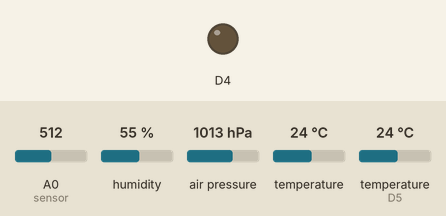
A sketch run on a simulated ESP8266 (NodeMCU). Parts: output pins drawn as LEDs (lit = HIGH). The test bench sets the inputs (shaded band); at power-on: A0 (sensor) = 512, humidity 55 %, air pressure 1013 hPa, temperature 24 °C, temperature (sensor on D5) 24 °C. WiFi joins after 1.5 s; servers stay silent unless stated; what the sketch prints to the serial monitor is not drawn.

Above: at 2.0 s.
At 11.1 s:
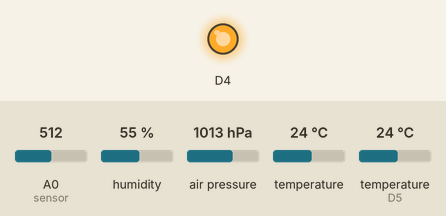
Timing chart, 0 to 25.4 s (numbered marks = the images above):
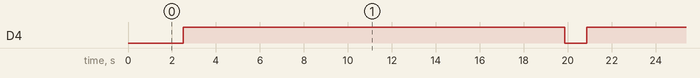

The sketch:

IoT_Real_Time_Weather_Monitoring_System.ino
```cpp
#include <ESP8266WiFi.h>
#include <SFE_BMP180.h>
#include <ThingSpeak.h>
#include <WiFiClient.h>
#include <Wire.h>
#include "DHT.h"

#define DHTPIN D5
#define DHTTYPE DHT11
DHT dht(DHTPIN, DHTTYPE);
SFE_BMP180 bmp;
double T, P;
char status;
const char* ssid = "wifipcg";           // replace with your wifi ssid and wpa2 key
const char* password = "hello123";
const char* server = "api.thingspeak.com";
unsigned long myChannelNumber = 1937721;
const char* myWriteAPIKey = "ZG62CHYWJONCUPK8";
WiFiClient client;

void setup() {
    Serial.begin(115200);
    delay(10);
    dht.begin();
    bmp.begin();
    Wire.begin();

    // Connect to WiFi network
    WiFi.disconnect();
    Serial.println(ssid);
    WiFi.begin(ssid, password);
    ThingSpeak.begin(client);
    while (WiFi.status() != WL_CONNECTED) {
        delay(500);
        Serial.print(".");
    }

    Serial.println("");
    Serial.println("WiFi connected");
    pinMode(LED_BUILTIN, OUTPUT);       // Initialize the LED_BUILTIN pin as an output
}

void loop() {
    // Blink nodemcu LED
    digitalWrite(LED_BUILTIN, LOW);     // Turn the LED on (Note that LOW is the voltage level but actually the LED is on; this is because it is active low on the ESP-01)
    delay(1000);                        // Wait for 1 sec
    digitalWrite(LED_BUILTIN, HIGH);    // Turn the LED off by making the voltage HIGH

    // BMP180 sensor
    status = bmp.startTemperature();
    if (status != 0) {
        delay(status);                  // Wait for the measurement to complete:
        status = bmp.getTemperature(T);
        status = bmp.startPressure(3);  // Calculates pressure values from 0 to 3
        if (status != 0) {
            delay(status);
            status = bmp.getPressure(P, T);
            if (status != 0) {
            }
        }
    }
    delay(1000);                        // wait for 1sec

    // DHT11 sensor
    float h = dht.readHumidity();
    float t = dht.readTemperature();
    float f = dht.readTemperature(true);
    if (isnan(h) || isnan(t) || isnan(f)) {
        Serial.println("failed to read DHT");
    }
    delay(1000);                        // wait for 1sec

    // Rainfall Sensor
    int r = analogRead(A0);             //Gets the rainfall values through the sensor
    r = map(r, 0, 1024, 0, 100);        //Converts these values from 0 to 100
    int R = 100-r;

    // Display data to Serial Monitor
    Serial.print("Temperature: ");
    Serial.print(t);
    Serial.println("'C");
    Serial.print("Humidity: ");
    Serial.print(h);
    Serial.println("%");
    Serial.print("Absolute Pressure: ");
    Serial.print(P, 2);
    Serial.println("mbar");
    Serial.print("Rainfall: ");
    Serial.println(R);
    Serial.println("");

    // Sent data to ThingSpeak.com cloud
    ThingSpeak.setField(1, (float)P);
    ThingSpeak.setField(2, (float)t);
    ThingSpeak.setField(3, (int)h);
    ThingSpeak.setField(4, (int)R);
    ThingSpeak.writeFields(myChannelNumber, myWriteAPIKey);  // Update in ThingSpeak

    Serial.println("Waiting..........");
    delay(15000);  // thingspeak needs minimum 15 sec delay between updates
}
```

Measured:
- by itself, D4: alternates HIGH for 17.4 s and LOW for 1.0 s
